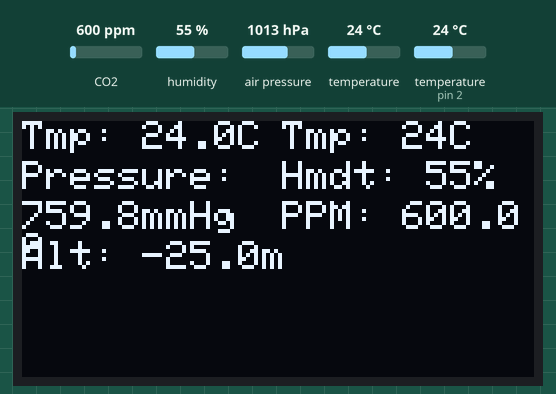
The sketch below on a simulated Arduino Uno, built with avr-gcc and run on an emulated ATmega328P. Shown: 128×64 one-colour display. The test bench sets the inputs (shaded band); at power-on: CO2 600 ppm, humidity 55 %, air pressure 1013 hPa, temperature (sensor on pin 2) 24 °C, temperature 24 °C. What the sketch prints to the serial monitor is not drawn.

Above: at 1.2 s.
1.3 s: CO2 set to 452 ppm
At 3.4 s:
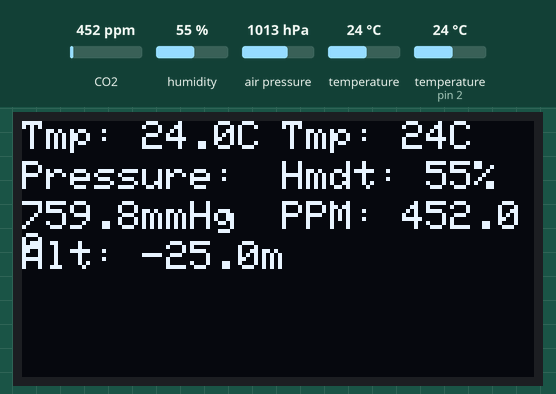
3.8 s: humidity set to 22 %
At 4.9 s:
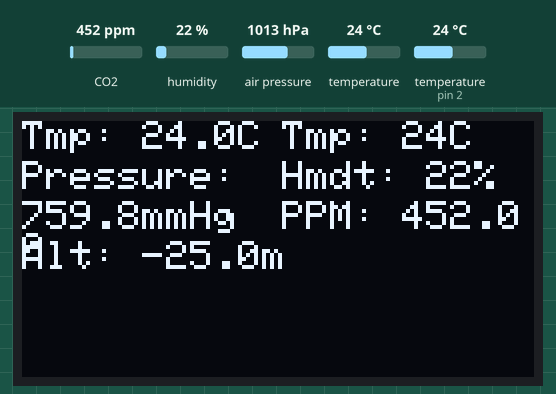
5.9 s: air pressure set to 952 hPa
At 7.6 s:
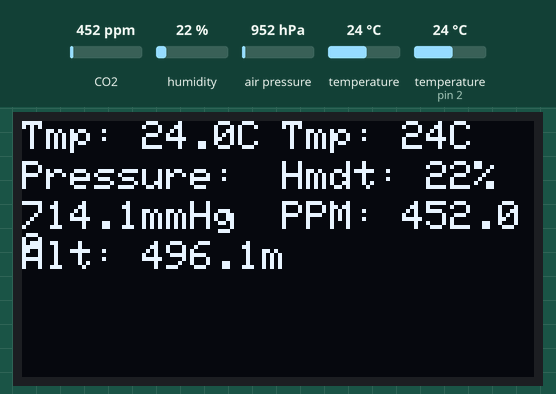
8.0 s: temperature (sensor on pin 2) set to 12 °C
At 9.1 s:
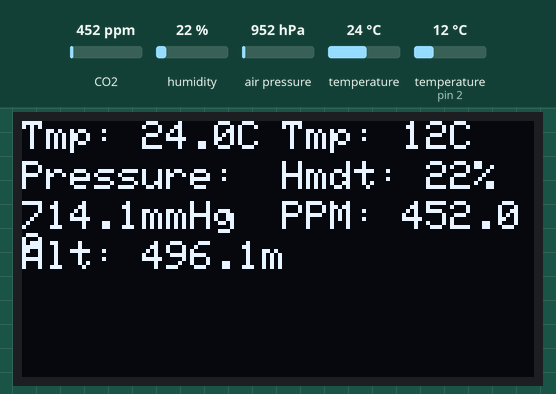
10.2 s: temperature (sensor 0) set to 12 °C
At 11.8 s:
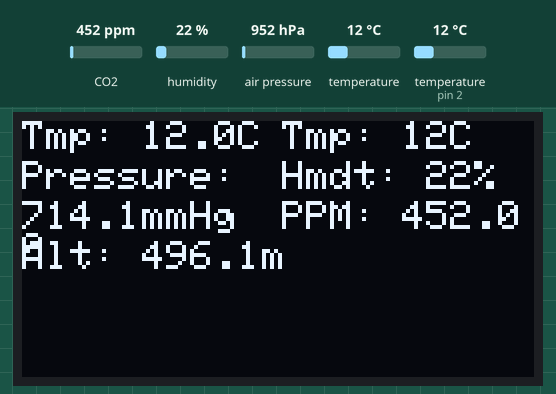
12.3 s: humidity set to 40 %
At 13.2 s:
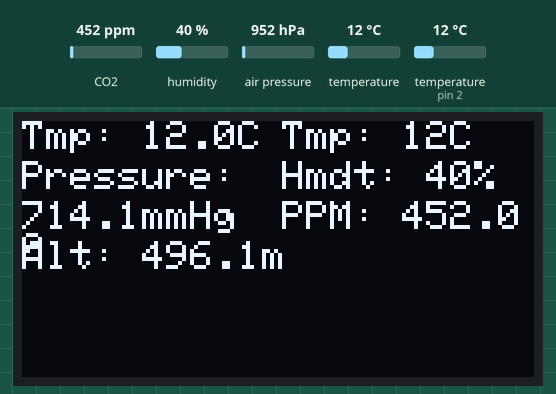
Timing chart, 0 to 15.3 s (numbered marks = the images above; inputs shaded):
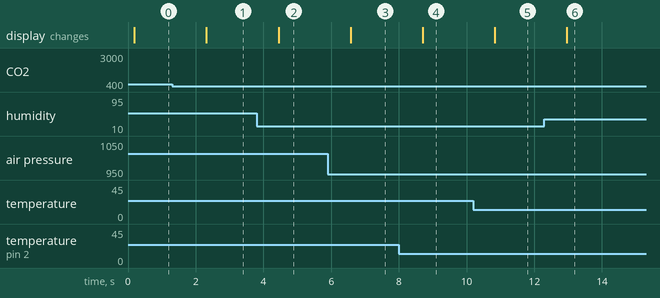

Measured:
- after the input at 1.3 s, the display: changes after 1.0 s (image 1)
- after the input at 3.8 s, the display: changes after 0.65 s (image 2)
- after the input at 5.9 s, the display: changes after 0.68 s (image 3)
- after the input at 8.0 s, the display: changes after 0.71 s (image 4)
- after the input at 10.2 s, the display: changes after 0.64 s (image 5)
- after the input at 12.3 s, the display: changes after 0.67 s (image 6)

The sketch:

BMP-280_MQ-135_HDT11_OLED.ino
```cpp
#include <Adafruit_BMP280.h>
#include <Wire.h>
#include <Adafruit_GFX.h>
#include <Adafruit_SSD1306.h>
#include <DHT.h>
#include <MQ135.h>

#define SCREEN_WIDTH 128 // OLED display width, in pixels
#define SCREEN_HEIGHT 64 // OLED display height, in pixels
#define OLED_RESET -1 // Reset pin

Adafruit_SSD1306 display(SCREEN_WIDTH, SCREEN_HEIGHT, &Wire, OLED_RESET);

Adafruit_BMP280 bmp; // I2C

#define DHTPIN 2
#define DHTTYPE DHT11
DHT dht(DHTPIN, DHTTYPE);

#define MQ135_PIN A2
MQ135 mq135_sensor(MQ135_PIN);

void setup() {
  Serial.begin(9600);

  dht.begin(); // Start HDT11 sensor

  if (!display.begin(SSD1306_SWITCHCAPVCC, 0x3D)) {
    Serial.println(F("SSD1306 allocation failed"));
    while (1);
  }

  if (!bmp.begin()) {
    Serial.println(F("Could not find a valid BMP280 sensor, check wiring!"));
    while (1);
  }

  // /* Default settings from datasheet. */
  bmp.setSampling(Adafruit_BMP280::MODE_NORMAL,     /* Operating Mode. */
                   Adafruit_BMP280::SAMPLING_X2,     /* Temp. oversampling */
                   Adafruit_BMP280::SAMPLING_X16,    /* Pressure oversampling */
                   Adafruit_BMP280::FILTER_X16,      /* Filtering. */
                   Adafruit_BMP280::STANDBY_MS_500); /* Standby time. */

  display.clearDisplay();
  display.display();
}

void loop() {
  float temperature = bmp.readTemperature(); //Read temperature in C
  float pressure = bmp.readPressure()*0.007500615613026; // 1 pascal is equal to 0.0075006156130264 mmHg.
  float altitude = bmp.readAltitude(1010);

  int hd = dht.readHumidity();
  int td = dht.readTemperature();

  float PPM = mq135_sensor.getPPM();

  // if (isnan(hd) || isnan(td)) {
  //   Serial.println("Failed to read from DHT sensor!");
  //   while (1);
  // }

  // if (isnan(temperature) || isnan(pressure) || isnan(altitude)) {
  //   Serial.println("Failed to read from BMP sensor!");
  //   while (1);
  // }

  Serial.println("T: " + String(td));
  Serial.println("H: " + String(hd));

  Serial.println("PPM: " + String(PPM));

  Serial.print(F("Temperature = "));
  Serial.print(temperature);
  Serial.println(" *C");

  Serial.print(F("Pressure = "));
  Serial.print(pressure);
  Serial.println(" mmHg");

  Serial.print(F("Pressure = "));
  Serial.print(bmp.readPressure());
  Serial.println(" Pa");

  Serial.print(F("Approx altitude = "));
  Serial.print(altitude);
  Serial.println(" m");

  Serial.println();

  // *************************** //

  display.clearDisplay();
  display.setTextSize(1);
  display.setTextColor(SSD1306_WHITE);

  // BMP-280 Data
  // Temperature
  display.setCursor(0,0);
  display.print("Tmp: " + String(temperature,1) + "C");

  // Pressure
  display.setCursor(0,10);
  display.print("Pressure:");

  display.setCursor(0,20);
  display.print(String(pressure,1) + "mmHg");

  // Altitude
  display.setCursor(0,30);
  display.print("Alt: " + String(altitude,1) + "m");

  // DHT11 Data
  // Temperature
  display.setCursor(65,0);
  display.print("Tmp: " + String(td) + "C");

  // Humidity
  display.setCursor(65,10);
  display.print("Hmdt: " + String(hd) + "%");

  // MQ-135 Data
  display.setCursor(65,20);
  display.print("PPM: " + String(PPM));

  display.display();

  delay(2000);
}
```
